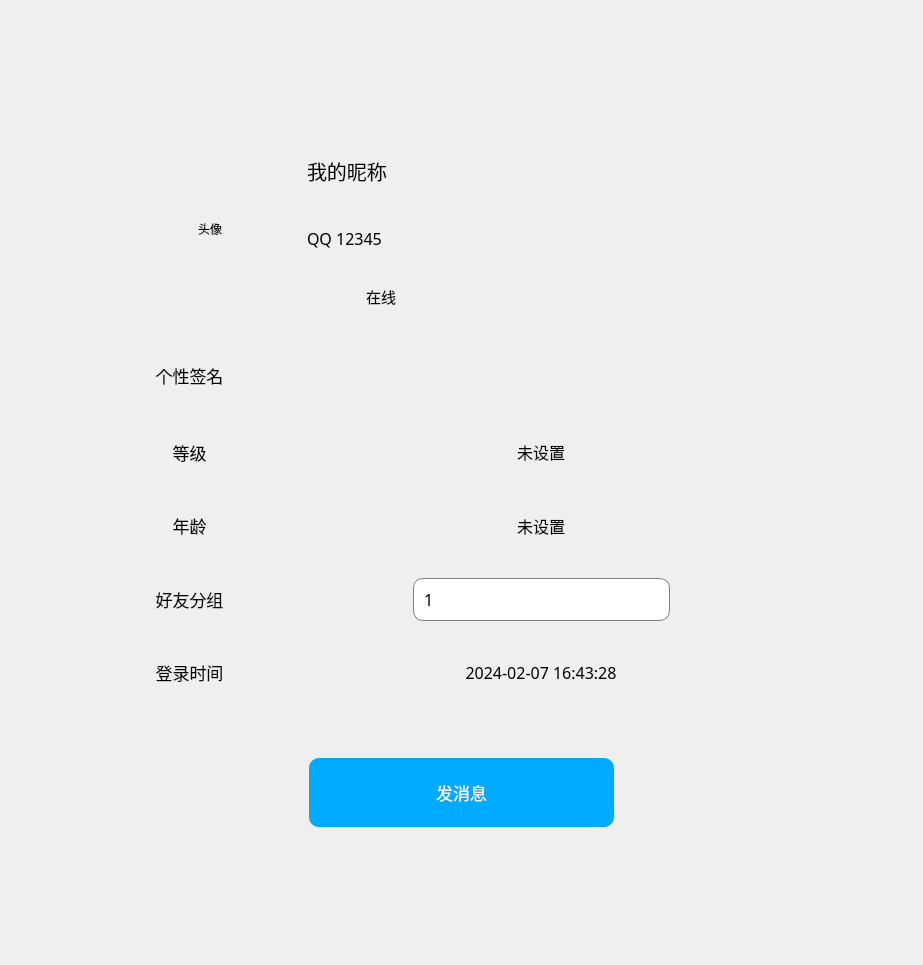
<?xml version="1.0" encoding="UTF-8"?>
<ui version="4.0">
 <class>FriendInfoWidget</class>
 <widget class="QWidget" name="FriendInfoWidget">
  <property name="geometry">
   <rect>
    <x>0</x>
    <y>0</y>
    <width>923</width>
    <height>965</height>
   </rect>
  </property>
  <property name="windowTitle">
   <string>Form</string>
  </property>
  <layout class="QGridLayout" name="gridLayout" rowstretch="1,6,1" columnstretch="1,6,1">
   <item row="0" column="1">
    <spacer name="verticalSpacer">
     <property name="orientation">
      <enum>Qt::Vertical</enum>
     </property>
     <property name="sizeHint" stdset="0">
      <size>
       <width>20</width>
       <height>112</height>
      </size>
     </property>
    </spacer>
   </item>
   <item row="1" column="0">
    <spacer name="horizontalSpacer">
     <property name="orientation">
      <enum>Qt::Horizontal</enum>
     </property>
     <property name="sizeHint" stdset="0">
      <size>
       <width>99</width>
       <height>20</height>
      </size>
     </property>
    </spacer>
   </item>
   <item row="1" column="2">
    <spacer name="horizontalSpacer_2">
     <property name="orientation">
      <enum>Qt::Horizontal</enum>
     </property>
     <property name="sizeHint" stdset="0">
      <size>
       <width>99</width>
       <height>20</height>
      </size>
     </property>
    </spacer>
   </item>
   <item row="2" column="1">
    <spacer name="verticalSpacer_2">
     <property name="orientation">
      <enum>Qt::Vertical</enum>
     </property>
     <property name="sizeHint" stdset="0">
      <size>
       <width>20</width>
       <height>112</height>
      </size>
     </property>
    </spacer>
   </item>
   <item row="1" column="1">
    <widget class="QWidget" name="wFriendInfo" native="true">
     <property name="sizePolicy">
      <sizepolicy hsizetype="Fixed" vsizetype="Fixed">
       <horstretch>0</horstretch>
       <verstretch>0</verstretch>
      </sizepolicy>
     </property>
     <property name="minimumSize">
      <size>
       <width>675</width>
       <height>691</height>
      </size>
     </property>
     <property name="maximumSize">
      <size>
       <width>675</width>
       <height>691</height>
      </size>
     </property>
     <layout class="QGridLayout" name="gridLayout_2" rowstretch="1,1000,1" columnstretch="1,1000,1">
      <property name="leftMargin">
       <number>0</number>
      </property>
      <property name="topMargin">
       <number>0</number>
      </property>
      <property name="rightMargin">
       <number>0</number>
      </property>
      <property name="bottomMargin">
       <number>0</number>
      </property>
      <property name="spacing">
       <number>0</number>
      </property>
      <item row="0" column="1">
       <spacer name="verticalSpacer_3">
        <property name="orientation">
         <enum>Qt::Vertical</enum>
        </property>
        <property name="sizeHint" stdset="0">
         <size>
          <width>20</width>
          <height>5</height>
         </size>
        </property>
       </spacer>
      </item>
      <item row="1" column="0">
       <spacer name="horizontalSpacer_3">
        <property name="orientation">
         <enum>Qt::Horizontal</enum>
        </property>
        <property name="sizeHint" stdset="0">
         <size>
          <width>5</width>
          <height>20</height>
         </size>
        </property>
       </spacer>
      </item>
      <item row="1" column="1">
       <layout class="QVBoxLayout" name="friendInfoVLayout" stretch="16,30,3,6">
        <property name="spacing">
         <number>30</number>
        </property>
        <property name="sizeConstraint">
         <enum>QLayout::SetDefaultConstraint</enum>
        </property>
        <item>
         <layout class="QHBoxLayout" name="horizontalLayout_5" stretch="4,14">
          <property name="spacing">
           <number>12</number>
          </property>
          <item>
           <widget class="QLabel" name="lblFriendHeadPic">
            <property name="sizePolicy">
             <sizepolicy hsizetype="Fixed" vsizetype="Fixed">
              <horstretch>0</horstretch>
              <verstretch>0</verstretch>
             </sizepolicy>
            </property>
            <property name="minimumSize">
             <size>
              <width>170</width>
              <height>170</height>
             </size>
            </property>
            <property name="maximumSize">
             <size>
              <width>170</width>
              <height>170</height>
             </size>
            </property>
            <property name="styleSheet">
             <string notr="true">QLabel{
	
}</string>
            </property>
            <property name="text">
             <string>头像</string>
            </property>
            <property name="alignment">
             <set>Qt::AlignCenter</set>
            </property>
           </widget>
          </item>
          <item>
           <layout class="QVBoxLayout" name="verticalLayout_2" stretch="8,7,6">
            <property name="spacing">
             <number>5</number>
            </property>
            <item>
             <widget class="QLabel" name="lblFriendName">
              <property name="minimumSize">
               <size>
                <width>450</width>
                <height>50</height>
               </size>
              </property>
              <property name="font">
               <font>
                <family>微软雅黑</family>
                <pointsize>15</pointsize>
               </font>
              </property>
              <property name="styleSheet">
               <string notr="true">QLabel{
	
}</string>
              </property>
              <property name="text">
               <string>我的昵称</string>
              </property>
             </widget>
            </item>
            <item>
             <widget class="QLabel" name="lblFriendAccount">
              <property name="font">
               <font>
                <family>微软雅黑</family>
                <pointsize>12</pointsize>
               </font>
              </property>
              <property name="styleSheet">
               <string notr="true">QLabel{
	
}</string>
              </property>
              <property name="text">
               <string>QQ 12345</string>
              </property>
             </widget>
            </item>
            <item>
             <layout class="QHBoxLayout" name="horizontalLayout_7" stretch="1,8">
              <item>
               <widget class="QLabel" name="lblFriendOnlinePic">
                <property name="font">
                 <font>
                  <family>微软雅黑</family>
                  <pointsize>10</pointsize>
                 </font>
                </property>
                <property name="styleSheet">
                 <string notr="true"/>
                </property>
                <property name="text">
                 <string/>
                </property>
               </widget>
              </item>
              <item>
               <widget class="QLabel" name="lblFriendOnlineState">
                <property name="font">
                 <font>
                  <family>微软雅黑</family>
                  <pointsize>11</pointsize>
                 </font>
                </property>
                <property name="text">
                 <string>&lt;html&gt;&lt;head/&gt;&lt;body&gt;&lt;p&gt;在线&lt;/p&gt;&lt;/body&gt;&lt;/html&gt;</string>
                </property>
               </widget>
              </item>
             </layout>
            </item>
           </layout>
          </item>
         </layout>
        </item>
        <item>
         <layout class="QGridLayout" name="gridLayout_13" rowstretch="1,1,1,1,1" columnstretch="1,4">
          <item row="3" column="0">
           <widget class="QLabel" name="label_13">
            <property name="font">
             <font>
              <family>微软雅黑</family>
              <pointsize>13</pointsize>
             </font>
            </property>
            <property name="styleSheet">
             <string notr="true">QLabel{

}</string>
            </property>
            <property name="text">
             <string>&lt;html&gt;&lt;head/&gt;&lt;body&gt;&lt;p align=&quot;center&quot;&gt;好友分组&lt;/p&gt;&lt;/body&gt;&lt;/html&gt;</string>
            </property>
           </widget>
          </item>
          <item row="2" column="1">
           <widget class="QLabel" name="lblFriendAge">
            <property name="font">
             <font>
              <family>微软雅黑</family>
              <pointsize>12</pointsize>
             </font>
            </property>
            <property name="styleSheet">
             <string notr="true">QLabel{
	
}</string>
            </property>
            <property name="text">
             <string>&lt;html&gt;&lt;head/&gt;&lt;body&gt;&lt;p align=&quot;center&quot;&gt;未设置&lt;/p&gt;&lt;/body&gt;&lt;/html&gt;</string>
            </property>
            <property name="alignment">
             <set>Qt::AlignCenter</set>
            </property>
           </widget>
          </item>
          <item row="0" column="0">
           <widget class="QLabel" name="label_10">
            <property name="font">
             <font>
              <family>微软雅黑</family>
              <pointsize>13</pointsize>
             </font>
            </property>
            <property name="styleSheet">
             <string notr="true">QLabel{
	
}</string>
            </property>
            <property name="text">
             <string>&lt;html&gt;&lt;head/&gt;&lt;body&gt;&lt;p align=&quot;center&quot;&gt;个性签名&lt;/p&gt;&lt;/body&gt;&lt;/html&gt;</string>
            </property>
           </widget>
          </item>
          <item row="1" column="0">
           <widget class="QLabel" name="label_11">
            <property name="font">
             <font>
              <family>微软雅黑</family>
              <pointsize>13</pointsize>
             </font>
            </property>
            <property name="styleSheet">
             <string notr="true">QLabel{
	
}</string>
            </property>
            <property name="text">
             <string>&lt;html&gt;&lt;head/&gt;&lt;body&gt;&lt;p align=&quot;center&quot;&gt;等级&lt;/p&gt;&lt;/body&gt;&lt;/html&gt;</string>
            </property>
           </widget>
          </item>
          <item row="0" column="1">
           <widget class="QLabel" name="lblFriendSignature">
            <property name="minimumSize">
             <size>
              <width>500</width>
              <height>50</height>
             </size>
            </property>
            <property name="font">
             <font>
              <family>微软雅黑</family>
              <pointsize>12</pointsize>
             </font>
            </property>
            <property name="styleSheet">
             <string notr="true">QLabel{
	
}</string>
            </property>
            <property name="text">
             <string>&lt;html&gt;&lt;head/&gt;&lt;body&gt;&lt;p align=&quot;center&quot;&gt;&lt;br/&gt;&lt;/p&gt;&lt;/body&gt;&lt;/html&gt;</string>
            </property>
            <property name="alignment">
             <set>Qt::AlignCenter</set>
            </property>
           </widget>
          </item>
          <item row="1" column="1">
           <widget class="QLabel" name="lblFriendLevel">
            <property name="font">
             <font>
              <family>微软雅黑</family>
              <pointsize>12</pointsize>
             </font>
            </property>
            <property name="styleSheet">
             <string notr="true">QLabel{
	
}</string>
            </property>
            <property name="text">
             <string>&lt;html&gt;&lt;head/&gt;&lt;body&gt;&lt;p align=&quot;center&quot;&gt;未设置&lt;/p&gt;&lt;/body&gt;&lt;/html&gt;</string>
            </property>
            <property name="alignment">
             <set>Qt::AlignCenter</set>
            </property>
           </widget>
          </item>
          <item row="2" column="0">
           <widget class="QLabel" name="label_12">
            <property name="font">
             <font>
              <family>微软雅黑</family>
              <pointsize>13</pointsize>
             </font>
            </property>
            <property name="styleSheet">
             <string notr="true">QLabel{
	
}</string>
            </property>
            <property name="text">
             <string>&lt;html&gt;&lt;head/&gt;&lt;body&gt;&lt;p align=&quot;center&quot;&gt;年龄&lt;/p&gt;&lt;/body&gt;&lt;/html&gt;</string>
            </property>
           </widget>
          </item>
          <item row="4" column="0">
           <widget class="QLabel" name="label_14">
            <property name="font">
             <font>
              <family>微软雅黑</family>
              <pointsize>13</pointsize>
             </font>
            </property>
            <property name="styleSheet">
             <string notr="true">QLabel{
	
}</string>
            </property>
            <property name="text">
             <string>&lt;html&gt;&lt;head/&gt;&lt;body&gt;&lt;p align=&quot;center&quot;&gt;登录时间&lt;/p&gt;&lt;/body&gt;&lt;/html&gt;</string>
            </property>
           </widget>
          </item>
          <item row="4" column="1">
           <widget class="QLabel" name="lblFriendLastLogin">
            <property name="font">
             <font>
              <family>微软雅黑</family>
              <pointsize>12</pointsize>
             </font>
            </property>
            <property name="styleSheet">
             <string notr="true">QLabel{
	
}</string>
            </property>
            <property name="text">
             <string>&lt;html&gt;&lt;head/&gt;&lt;body&gt;&lt;p align=&quot;center&quot;&gt;&lt;span style=&quot; color:#000000;&quot;&gt;2024-02-07 16:43:28&lt;/span&gt;&lt;/p&gt;&lt;/body&gt;&lt;/html&gt;</string>
            </property>
            <property name="alignment">
             <set>Qt::AlignCenter</set>
            </property>
           </widget>
          </item>
          <item row="3" column="1">
           <layout class="QHBoxLayout" name="horizontalLayout" stretch="1,2,1">
            <item>
             <spacer name="horizontalSpacer_6">
              <property name="orientation">
               <enum>Qt::Horizontal</enum>
              </property>
              <property name="sizeHint" stdset="0">
               <size>
                <width>40</width>
                <height>20</height>
               </size>
              </property>
             </spacer>
            </item>
            <item>
             <widget class="QComboBox" name="cmbFriendGroup">
              <property name="sizePolicy">
               <sizepolicy hsizetype="Preferred" vsizetype="Preferred">
                <horstretch>0</horstretch>
                <verstretch>0</verstretch>
               </sizepolicy>
              </property>
              <property name="font">
               <font>
                <family>微软雅黑</family>
                <pointsize>12</pointsize>
                <weight>50</weight>
                <italic>false</italic>
                <bold>false</bold>
               </font>
              </property>
              <property name="styleSheet">
               <string notr="true">QComboBox{
	border: 1px solid gray;
	border-radius: 10px;
	padding-left: 10px;/*左侧边距*/
}

QComboBox::drop-down{
	subcontrol-origin: padding;
	subcontrol-position: top right;
	width: 15px;
	border:none;
	margin-right: 20px;
}

QComboBox::down-arrow{
	image: url(:/qqicons/qrc/119-down-arrow.svg);
}
</string>
              </property>
              <item>
               <property name="text">
                <string>1</string>
               </property>
              </item>
              <item>
               <property name="text">
                <string>2</string>
               </property>
              </item>
             </widget>
            </item>
            <item>
             <spacer name="horizontalSpacer_7">
              <property name="orientation">
               <enum>Qt::Horizontal</enum>
              </property>
              <property name="sizeHint" stdset="0">
               <size>
                <width>40</width>
                <height>20</height>
               </size>
              </property>
             </spacer>
            </item>
           </layout>
          </item>
         </layout>
        </item>
        <item>
         <spacer name="verticalSpacer_24">
          <property name="orientation">
           <enum>Qt::Vertical</enum>
          </property>
          <property name="sizeHint" stdset="0">
           <size>
            <width>20</width>
            <height>40</height>
           </size>
          </property>
         </spacer>
        </item>
        <item>
         <layout class="QHBoxLayout" name="horizontalLayout_9" stretch="6,10,6">
          <item>
           <spacer name="horizontalSpacer_34">
            <property name="orientation">
             <enum>Qt::Horizontal</enum>
            </property>
            <property name="sizeHint" stdset="0">
             <size>
              <width>40</width>
              <height>20</height>
             </size>
            </property>
           </spacer>
          </item>
          <item>
           <widget class="QPushButton" name="btnFriendReadySend">
            <property name="sizePolicy">
             <sizepolicy hsizetype="Minimum" vsizetype="Preferred">
              <horstretch>0</horstretch>
              <verstretch>0</verstretch>
             </sizepolicy>
            </property>
            <property name="font">
             <font>
              <family>微软雅黑</family>
              <pointsize>13</pointsize>
             </font>
            </property>
            <property name="styleSheet">
             <string notr="true">QPushButton{
	color: rgb(255, 255, 255);
	background-color: rgb(0, 170, 255);
	border-radius: 10px;
}

QPushButton:hover{	
	background-color: rgb(0, 161, 242);
}

QPushButton:pressed{
	color: rgb(226, 226, 226);
	background-color: rgb(0, 151, 226);
}

QPushButton:disabled{
	color: rgb(255, 255, 255);
	background-color: rgb(179, 212, 255);
}</string>
            </property>
            <property name="text">
             <string>发消息</string>
            </property>
           </widget>
          </item>
          <item>
           <spacer name="horizontalSpacer_37">
            <property name="orientation">
             <enum>Qt::Horizontal</enum>
            </property>
            <property name="sizeHint" stdset="0">
             <size>
              <width>40</width>
              <height>20</height>
             </size>
            </property>
           </spacer>
          </item>
         </layout>
        </item>
       </layout>
      </item>
      <item row="1" column="2">
       <spacer name="horizontalSpacer_4">
        <property name="orientation">
         <enum>Qt::Horizontal</enum>
        </property>
        <property name="sizeHint" stdset="0">
         <size>
          <width>40</width>
          <height>20</height>
         </size>
        </property>
       </spacer>
      </item>
      <item row="2" column="1">
       <spacer name="verticalSpacer_4">
        <property name="orientation">
         <enum>Qt::Vertical</enum>
        </property>
        <property name="sizeHint" stdset="0">
         <size>
          <width>20</width>
          <height>40</height>
         </size>
        </property>
       </spacer>
      </item>
     </layout>
    </widget>
   </item>
  </layout>
 </widget>
 <resources>
  <include location="../qqicons.qrc"/>
 </resources>
 <connections/>
</ui>
